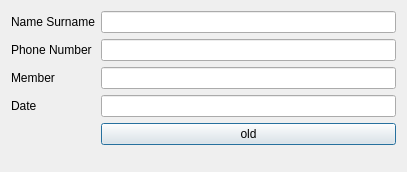
<?xml version="1.0" encoding="UTF-8"?>
<ui version="4.0">
 <class>name</class>
 <widget class="QDialog" name="name">
  <property name="geometry">
   <rect>
    <x>0</x>
    <y>0</y>
    <width>407</width>
    <height>172</height>
   </rect>
  </property>
  <property name="windowTitle">
   <string>Dialog</string>
  </property>
  <layout class="QFormLayout" name="formLayout">
   <item row="0" column="0">
    <widget class="QLabel" name="label">
     <property name="text">
      <string>Name Surname</string>
     </property>
    </widget>
   </item>
   <item row="0" column="1">
    <widget class="QLineEdit" name="txtName"/>
   </item>
   <item row="1" column="0">
    <widget class="QLabel" name="label_2">
     <property name="text">
      <string>Phone Number</string>
     </property>
    </widget>
   </item>
   <item row="1" column="1">
    <widget class="QLineEdit" name="txtPhone"/>
   </item>
   <item row="2" column="0">
    <widget class="QLabel" name="label_3">
     <property name="text">
      <string>Member</string>
     </property>
    </widget>
   </item>
   <item row="2" column="1">
    <widget class="QLineEdit" name="txtMember"/>
   </item>
   <item row="3" column="0">
    <widget class="QLabel" name="label_4">
     <property name="text">
      <string>Date</string>
     </property>
    </widget>
   </item>
   <item row="3" column="1">
    <widget class="QLineEdit" name="txtDate"/>
   </item>
   <item row="4" column="1">
    <widget class="QPushButton" name="btnsave">
     <property name="text">
      <string>old</string>
     </property>
    </widget>
   </item>
  </layout>
 </widget>
 <resources/>
 <connections/>
</ui>
